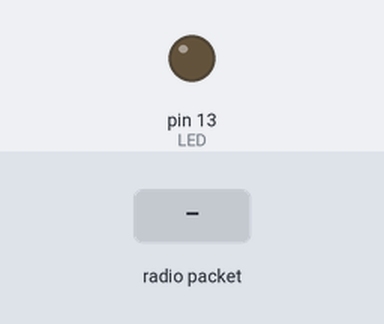
Bench run of a sketch on a simulated Teensy 4. On the bench: output pins drawn as LEDs (lit = HIGH). The test bench sets the inputs (shaded band). No radio packets arrive unless stated; pins used as bus, display or sensor lines are not drawn; what the sketch prints to the serial monitor is not drawn.

Above: at 1.3 s.
1.4 s: radio packet "1" arrives
At 1.54 s:
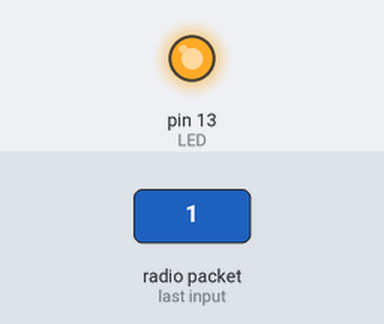
Timing chart, 0 to 4.4 s (numbered marks = the images above; inputs shaded):
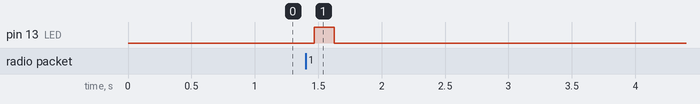

Measured:
- after the input at 1.4 s, pin 13 (LED): LOW → HIGH after 0.07 s, → LOW 0.16 s later

The sketch:

LoRa_HeartBeat_sender_withStatus.ino
```cpp
/* ----------------------------------------------------------------------------

LoRa_HeartBeat_receiver.ino

Arduino sketch to send heartbeat messages, then receive an acknowledgement
of their receipt.

Intended for use with the Feather M0 with LoRa Radio:
  * https://www.adafruit.com/product/3178

Modified from the example code at Adafruit's Tutorial:
  * https://learn.adafruit.com/adafruit-feather-m0-radio-with-lora-radio-module/using-the-rfm-9x-radio

Created: 05/09/19
   - Joshua Vaughan
   - joshua.vaughan@louisiana.edu
   - http://www.ucs.louisiana.edu/~jev9637

 Modified:
   *

---------------------------------------------------------------------------- */

#include <SPI.h>
#include <RH_RF95.h>

/* for Feather32u4 RFM9x
#define RFM95_CS 8
#define RFM95_RST 4
#define RFM95_INT 7
*/

// for feather m0 RFM9x
#define RFM95_CS 8
#define RFM95_RST 4
#define RFM95_INT 3


/* for shield
#define RFM95_CS 10
#define RFM95_RST 9
#define RFM95_INT 7
*/

/* Feather 32u4 w/wing
#define RFM95_RST     11   // "A"
#define RFM95_CS      10   // "B"
#define RFM95_INT     2    // "SDA" (only SDA/SCL/RX/TX have IRQ!)
*/

/* Feather m0 w/wing
#define RFM95_RST     11   // "A"
#define RFM95_CS      10   // "B"
#define RFM95_INT     6    // "D"
*/

#if defined(ESP8266)
  /* for ESP w/featherwing */
  #define RFM95_CS  2    // "E"
  #define RFM95_RST 16   // "D"
  #define RFM95_INT 15   // "B"

#elif defined(ESP32)
  /* ESP32 feather w/wing */
  #define RFM95_RST     27   // "A"
  #define RFM95_CS      33   // "B"
  #define RFM95_INT     12   //  next to A

#elif defined(NRF52)
  /* nRF52832 feather w/wing */
  #define RFM95_RST     7    // "A"
  #define RFM95_CS      11   // "B"
  #define RFM95_INT     31   // "C"

#elif defined(TEENSYDUINO)
  /* Teensy 3.x w/wing */
  #define RFM95_RST     9    // "A"
  #define RFM95_CS      10   // "B"
  #define RFM95_INT     4    // "C"
#endif


// Change to 434.0 or other frequency, must match RX's freq!
#define RF95_FREQ 915.0

// Singleton instance of the radio driver
RH_RF95 rf95(RFM95_CS, RFM95_INT);

// Blinky on receipt
#define LED 13

void setup()
{
  pinMode(LED, OUTPUT);
  pinMode(RFM95_RST, OUTPUT);
  digitalWrite(RFM95_RST, HIGH);

  Serial.begin(115200);

  // Wait for the serial monitor to open
  // Be sure to comment this out in application
  while (!Serial) {
    delay(1);
  }
  delay(100);

  // manual reset
  digitalWrite(RFM95_RST, LOW);
  delay(10);
  digitalWrite(RFM95_RST, HIGH);
  delay(10);

  while (!rf95.init()) {
    Serial.println("LoRa radio init failed");
    while (1);
  }
  Serial.println("LoRa radio init OK!");

  // Defaults after init are 434.0MHz, modulation GFSK_Rb250Fd250, +13dbM
  if (!rf95.setFrequency(RF95_FREQ)) {
    Serial.println("setFrequency failed");
    while (1);
  }
  Serial.print("Set Freq to: "); Serial.println(RF95_FREQ);

  // Defaults after init are 434.0MHz, 13dBm, Bw = 125 kHz, Cr = 4/5, Sf = 128chips/symbol, CRC on

  // The default transmitter power is 13dBm, using PA_BOOST.
  // If you are using RFM95/96/97/98 modules which uses the PA_BOOST transmitter pin, then
  // you can set transmitter powers from 5 to 23 dBm:
  rf95.setTxPower(23, false);
}

void loop() {
    const uint8_t HEARTBEAT_MESSAGE[] = "$ULheartbeat";
    const char ACKNOWLEDGE_MESSAGE[] = "$UL_ACK";
    const int ACKNOWLEDGE_MESSAGE_LENGTH = sizeof(ACKNOWLEDGE_MESSAGE) - 1;

    rf95.send(HEARTBEAT_MESSAGE, sizeof(HEARTBEAT_MESSAGE));
    rf95.waitPacketSent();
    digitalWrite(LED, LOW);

    // Now, check for the acknowledgement of it
    if (rf95.available()) {
        // Should be a message for us now
        uint8_t buf[RH_RF95_MAX_MESSAGE_LEN];
        uint8_t len = sizeof(buf);

        if (rf95.recv(buf, &len)) {
            // Here, we'll always indicate that we received a message
            // In operation, we probably don't want to always print this out
            digitalWrite(LED, HIGH);
            RH_RF95::printBuffer("Received: ", buf, len);
            Serial.print("Got: ");
            Serial.println((char*)buf);
            Serial.print("RSSI: ");
            Serial.println(rf95.lastRssi(), DEC);

            // Compare the message received with the ACKNOWLEDGE_MESSAGE expected
            if (strncmp((char*)buf, ACKNOWLEDGE_MESSAGE, ACKNOWLEDGE_MESSAGE_LENGTH) == 0) {
                Serial.println("Heartbeat acknowledged.");
            }
            else {
                Serial.println("Message was not an acknowledgement.");
            }
        }
    }
    else {
        Serial.println("Received nothing.");
    }

    delay(100); // sleep 100ms
}
```
